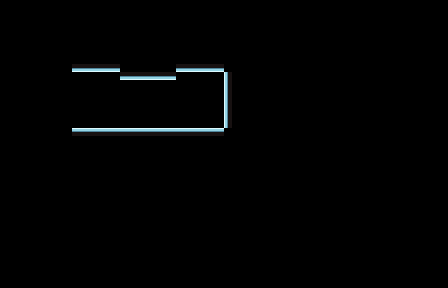

This game map was drawn from its Tiled (.tmx) file and the tilesets committed beside it. A one-line description and the trimmed map source follow:
An orthogonal 56x36 tile map with 8x8 px tiles, 4 tile layers (water_bg, walls, base, water) and 4 objects.

<map version="1.2" tiledversion="1.2.1" orientation="orthogonal" renderorder="right-down" width="56" height="36" tilewidth="8" tileheight="8" infinite="0" nextlayerid="21" nextobjectid="5">
 <properties>
  <property name="inside" value="false" />
  <property name="name" value="Apex of Creation" />
  <property name="season" value="defer" />
 </properties>
 <tileset firstgid="1" name="updtileset" tilewidth="8" tileheight="8" spacing="2" margin="1" tilecount="280" columns="10">
  <image source="updtileset.png" trans="ff00ff" width="100" height="288" />
 </tileset>
 <layer id="11" name="water_bg" width="56" height="36">
  <data>[2016 cells, 0 non-empty, 0 distinct tile ids]</data>
 </layer>
 <layer id="12" name="walls" width="56" height="36">
  <data>[2016 cells, 0 non-empty, 0 distinct tile ids]</data>
 </layer>
 <layer id="13" name="base" width="56" height="36">
  <data>[2016 cells, 45 non-empty, 1 distinct tile ids]</data>
 </layer>
 <layer id="14" name="water" width="56" height="36">
  <data>[2016 cells, 0 non-empty, 0 distinct tile ids]</data>
 </layer>
 <objectgroup id="6" name="entity" visible="0" />
 <objectgroup id="19" name="pathing" />
 <objectgroup id="10" name="waypoints">
  <object id="1" x="96" y="128">
   <properties>
    <property name="name" value="SPapexEntrance" />
   </properties>
   <point />
  </object>
  <object id="4" x="72" y="128">
   <properties>
    <property name="name" value="TRapexEntrance" />
   </properties>
   <point />
  </object>
 </objectgroup>
 <objectgroup id="7" name="spawnzones" visible="0" />
 <objectgroup id="8" name="transitions">
  <object id="2" x="72" y="64" width="8" height="64">
   <properties>
    <property name="animation" value="down" />
    <property name="areaSpawn" value="SPs4exit" />
    <property name="areaTo" value="S4" />
    <property name="automatic" value="yes" />
   </properties>
  </object>
 </objectgroup>
 <objectgroup id="20" name="sounds" />
 <objectgroup id="15" name="zones" visible="0" />
 <objectgroup id="18" name="subareas" visible="0">
  <object id="3" x="0" y="0" width="448" height="288">
   <properties>
    <property name="name" value="apex" />
   </properties>
  </object>
 </objectgroup>
 <objectgroup id="16" name="cutscenes" visible="0" />
 <objectgroup id="9" name="fishingzones" visible="0" />
</map>
